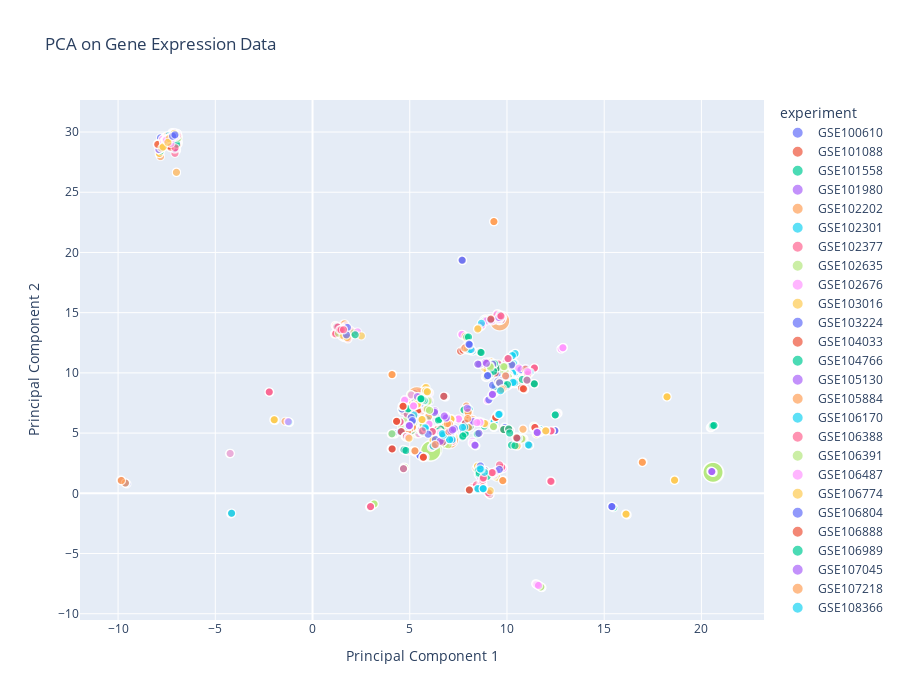

Notebook code for this chart:
### Code cell
fig = px.scatter(plot_metadata, x='PC1', y='PC2',
                 title='PCA on Gene Expression Data',
                 labels={'PC1': 'Principal Component 1', 'PC2': 'Principal Component 2'},
                 color='experiment', size=plot_metadata["size"] / 2, hover_data=['experiment', 'full_cell_type_description'], width=900, height=700)
fig.show()
